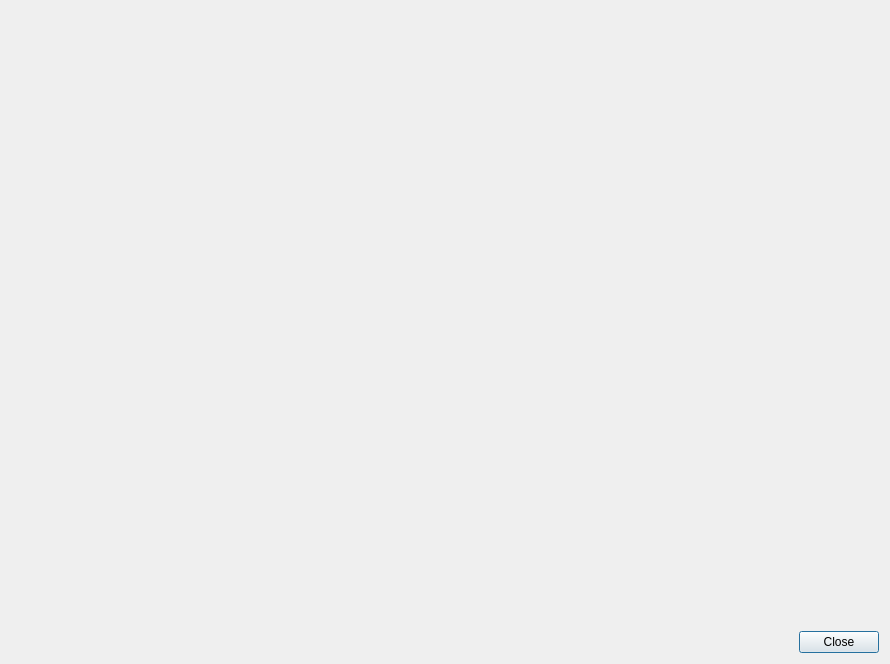
<?xml version="1.0" encoding="UTF-8"?>
<ui version="4.0">
 <class>tlinsUiAstroDatabaseManagement</class>
 <widget class="QDialog" name="tlinsUiAstroDatabaseManagement">
  <property name="geometry">
   <rect>
    <x>0</x>
    <y>0</y>
    <width>890</width>
    <height>664</height>
   </rect>
  </property>
  <property name="sizePolicy">
   <sizepolicy hsizetype="Expanding" vsizetype="Expanding">
    <horstretch>0</horstretch>
    <verstretch>0</verstretch>
   </sizepolicy>
  </property>
  <property name="minimumSize">
   <size>
    <width>890</width>
    <height>605</height>
   </size>
  </property>
  <property name="maximumSize">
   <size>
    <width>16777215</width>
    <height>16777215</height>
   </size>
  </property>
  <property name="windowTitle">
   <string>Dialog</string>
  </property>
  <layout class="QVBoxLayout" name="verticalLayout">
   <item>
    <widget class="tlinsUiAstroDatabaseManagementWidget" name="widget" native="true"/>
   </item>
   <item>
    <widget class="QDialogButtonBox" name="buttonBox">
     <property name="orientation">
      <enum>Qt::Horizontal</enum>
     </property>
     <property name="standardButtons">
      <set>QDialogButtonBox::Close</set>
     </property>
    </widget>
   </item>
  </layout>
 </widget>
 <customwidgets>
  <customwidget>
   <class>tlinsUiAstroDatabaseManagementWidget</class>
   <extends>QWidget</extends>
   <header>tlinsuiastrodatabasemanagementwidget.h</header>
   <container>1</container>
  </customwidget>
 </customwidgets>
 <resources/>
 <connections>
  <connection>
   <sender>buttonBox</sender>
   <signal>accepted()</signal>
   <receiver>tlinsUiAstroDatabaseManagement</receiver>
   <slot>accept()</slot>
   <hints>
    <hint type="sourcelabel">
     <x>248</x>
     <y>254</y>
    </hint>
    <hint type="destinationlabel">
     <x>157</x>
     <y>274</y>
    </hint>
   </hints>
  </connection>
  <connection>
   <sender>buttonBox</sender>
   <signal>rejected()</signal>
   <receiver>tlinsUiAstroDatabaseManagement</receiver>
   <slot>reject()</slot>
   <hints>
    <hint type="sourcelabel">
     <x>316</x>
     <y>260</y>
    </hint>
    <hint type="destinationlabel">
     <x>286</x>
     <y>274</y>
    </hint>
   </hints>
  </connection>
 </connections>
</ui>
